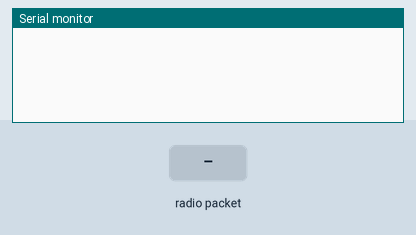
This sketch was run on a simulated Arduino Uno, built with avr-gcc and run on an emulated ATmega328P. Parts: the last lines printed to the serial monitor. The inputs (shaded band) are chosen by the test bench. No radio packets arrive unless stated.

Above: at 1.2 s.
1.3 s: radio packet "okok" arrives
At 2.9 s:
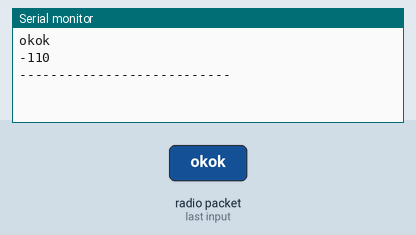
3.8 s: radio packet "1" arrives
At 5.9 s:
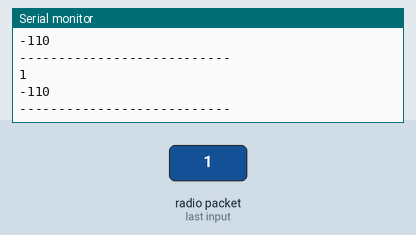

The sketch:

LoRa_Rssi_Test.ino
```cpp
#include<LoRa.h>

// 建立LoRa 物件
LoRaClass L1;

// 設定初始化
void setup() {
 Serial.begin(9600);
 L1.begin(915E6);
}


// 持續工作
void loop() {

 int Size = L1.parsePacket();

 if(Size)
 {
  while(L1.available())
  {
    String data = L1.readString();
    Serial.println(data);
    Serial.println(L1.rssi());
    Serial.println("---------------------------");
    delay(500);
    if(data == "okok")
    {
      SendPacket("ok");
    }
  }
 }

}


void SendPacket(String msg)
{
  LoRa.beginPacket();
  LoRa.print(msg);
  LoRa.endPacket();
}
```

Measured:
- after the input at 1.3 s, the serial monitor: prints a new line after 1.0 s (image 1)
- after the input at 3.8 s, the serial monitor: prints a new line after 1.0 s (image 2)
